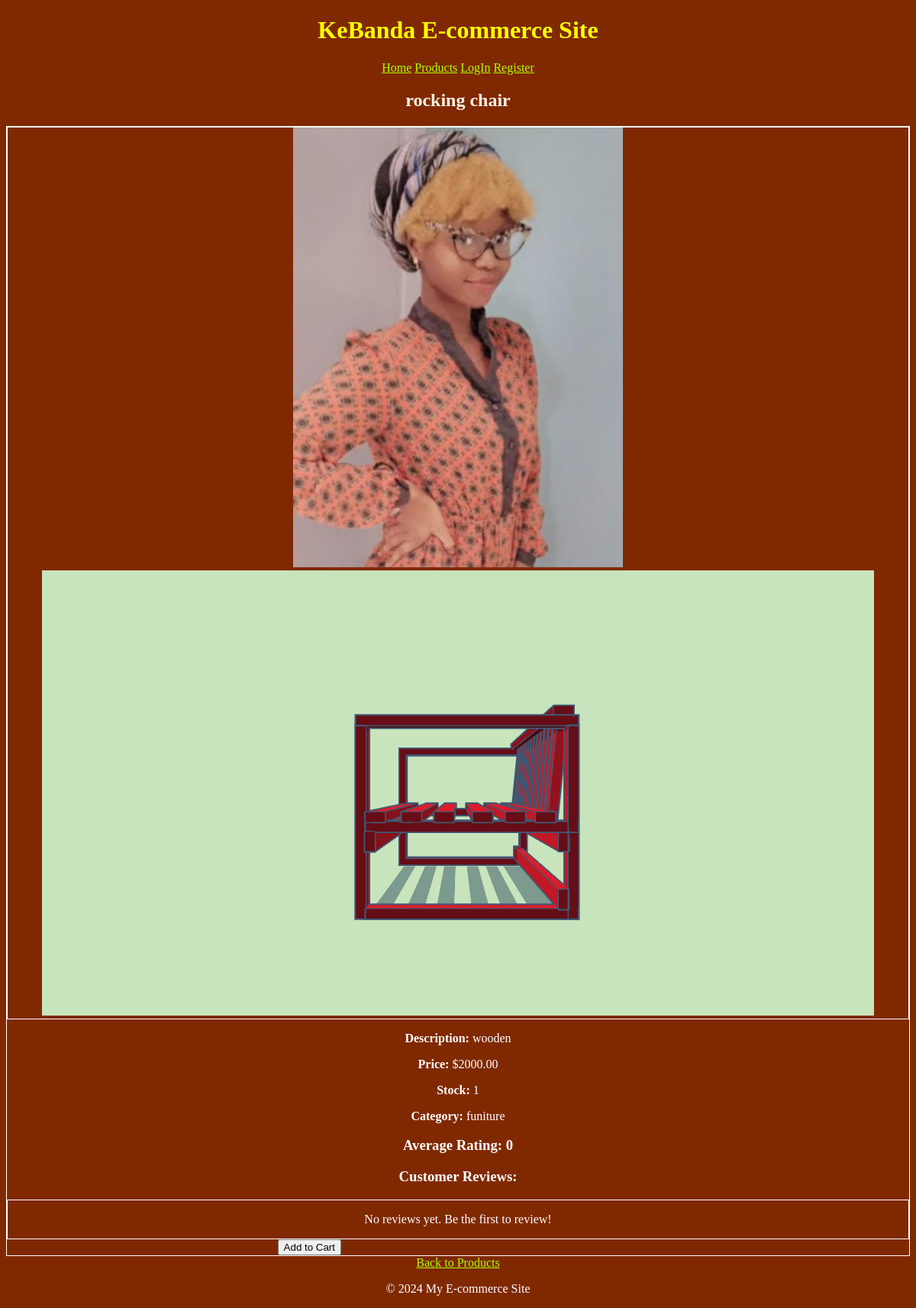
Screenshot of /products/14/ with the database file from the repository.
### products/models.py (models this page shows, shortened)
class Product(models.Model):
    name = models.CharField(max_length=255)
    slug = models.SlugField(max_length=255, unique=True)
    description = models.TextField()
    price = models.DecimalField(max_digits=10, decimal_places=2)
    stock = models.PositiveIntegerField()
    category = models.ForeignKey(Category, on_delete=models.CASCADE, related_name='products')
    created_at = models.DateTimeField(auto_now_add=True)
    updated_at = models.DateTimeField(auto_now=True)
    def average_rating(self):
        return self.reviews.aggregate(Avg('rating'))['rating__avg'] or 0

class ProductImage(models.Model):
    product = models.ForeignKey(Product, on_delete=models.CASCADE, related_name='images')
    image = models.ImageField(upload_to='products/')
    alt_text = models.CharField(max_length=255, blank=True)

class Category(models.Model):
    name = models.CharField(max_length=100, unique=True)
    slug = models.SlugField(max_length=100, unique=True)
    description = models.TextField(blank=True, null=True)

### products/views.py (the view)
# urls.py: path('<int:product_id>/', views.product_detail, name='product_detail'),
def product_detail(request, product_id):
    product = get_object_or_404(Product, id=product_id)
    images = product.images.all()  # Access all related images
    context = {
        'product': product,
        'images': images
    }
    return render(request, 'products/product_detail.html', context)

### products/templates/products/product_detail.html (shortened to what this page needs)
{% extends "base.html" %}
{% block content %}
<h2>{{ product.name }}</h2>
<div class="product-details">
    <div class="product-gallery">
        {% for image in product.images.all %}
            <img src="{{ image.image.url }}" alt="{{ image.alt_text }}" />
        {% endfor %}
    </div>
    <p><strong>Description:</strong> {{ product.description }}</p>
    <p><strong>Price:</strong> ${{ product.price }}</p>
    <p><strong>Stock:</strong> {{ product.stock }}</p>
    <p><strong>Category:</strong> {{ product.category.name }}</p>
    <h3>Average Rating: {{ product.average_rating }}</h3>
    <h3>Customer Reviews:</h3>
    <div class="reviews">
        {% for review in product.reviews.all %}
            <div class="review">
                <p><strong>{{ review.user.username }}:</strong> {{ review.comment }}</p>
                <p><small>Posted on {{ review.created_at }}</small></p>
            </div>
        {% empty %}
            <p>No reviews yet. Be the first to review!</p>
        {% endfor %}
    </div>
    <form action="{% url 'add_to_cart' product.id %}" method="post">
        <button type="submit">Add to Cart</button>
    </form>
</div>
<a href="{% url 'product_list' %}">Back to Products</a>
{% endblock %}

### templates/base.html (style rules this page uses)
body { background-color: rgb(128, 41, 0); text-align: center; color: white; }
div { border: solid white 1px; }
a { color: rgb(170, 255, 0); }
h2 { color: oldlace; }
form { text-align: left; margin-left: 30%; }

### rows the page displays
Product: name "rocking chair", description "wooden", price "2000.00", stock "1", category.name "funiture", average_rating "0"
ProductImage: image (picture)
ProductImage: image (picture)
